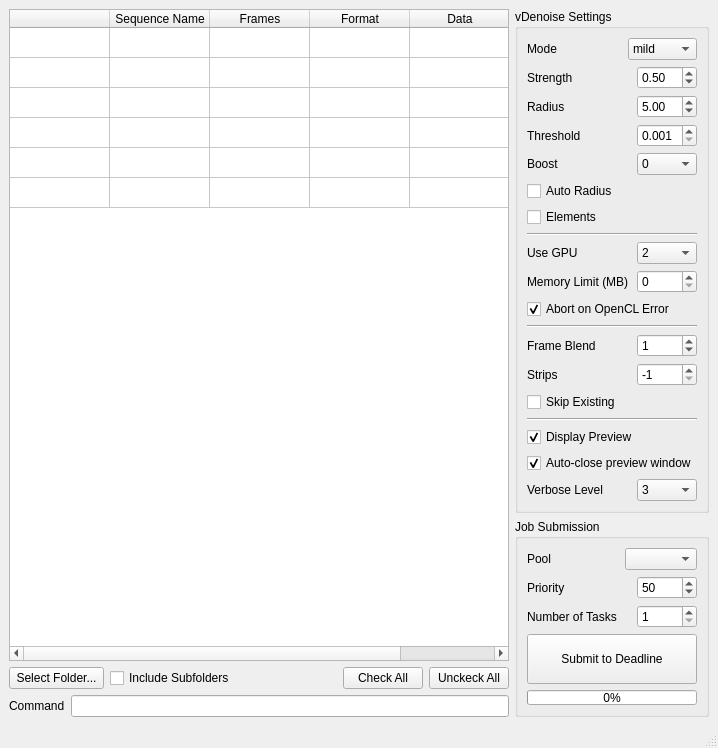
<?xml version="1.0" encoding="UTF-8"?>
<ui version="4.0">
 <class>MainWindow</class>
 <widget class="QMainWindow" name="MainWindow">
  <property name="geometry">
   <rect>
    <x>0</x>
    <y>0</y>
    <width>711</width>
    <height>709</height>
   </rect>
  </property>
  <property name="minimumSize">
   <size>
    <width>0</width>
    <height>0</height>
   </size>
  </property>
  <property name="maximumSize">
   <size>
    <width>16777215</width>
    <height>16777215</height>
   </size>
  </property>
  <property name="windowTitle">
   <string>V-Ray Denoise - Deadline Submission</string>
  </property>
  <widget class="QWidget" name="centralwidget">
   <layout class="QFormLayout" name="formLayout">
    <item row="0" column="0">
     <layout class="QVBoxLayout" name="verticalLayout_5">
      <item>
       <widget class="QTableWidget" name="table">
        <property name="sizePolicy">
         <sizepolicy hsizetype="Expanding" vsizetype="Expanding">
          <horstretch>0</horstretch>
          <verstretch>0</verstretch>
         </sizepolicy>
        </property>
        <property name="minimumSize">
         <size>
          <width>500</width>
          <height>0</height>
         </size>
        </property>
        <property name="selectionMode">
         <enum>QAbstractItemView::SingleSelection</enum>
        </property>
        <property name="selectionBehavior">
         <enum>QAbstractItemView::SelectRows</enum>
        </property>
        <property name="sortingEnabled">
         <bool>true</bool>
        </property>
        <attribute name="horizontalHeaderShowSortIndicator" stdset="0">
         <bool>true</bool>
        </attribute>
        <attribute name="horizontalHeaderStretchLastSection">
         <bool>false</bool>
        </attribute>
        <attribute name="verticalHeaderVisible">
         <bool>false</bool>
        </attribute>
        <row>
         <property name="text">
          <string>New Row</string>
         </property>
        </row>
        <row>
         <property name="text">
          <string>New Row</string>
         </property>
        </row>
        <row>
         <property name="text">
          <string>New Row</string>
         </property>
        </row>
        <row>
         <property name="text">
          <string>New Row</string>
         </property>
        </row>
        <row>
         <property name="text">
          <string>New Row</string>
         </property>
        </row>
        <row>
         <property name="text">
          <string>New Row</string>
         </property>
        </row>
        <column>
         <property name="text">
          <string/>
         </property>
        </column>
        <column>
         <property name="text">
          <string>Sequence Name</string>
         </property>
        </column>
        <column>
         <property name="text">
          <string>Frames</string>
         </property>
        </column>
        <column>
         <property name="text">
          <string>Format</string>
         </property>
        </column>
        <column>
         <property name="text">
          <string>Data</string>
         </property>
        </column>
       </widget>
      </item>
      <item>
       <layout class="QHBoxLayout" name="horizontalLayout_15">
        <item>
         <widget class="QPushButton" name="selectFolder">
          <property name="minimumSize">
           <size>
            <width>0</width>
            <height>0</height>
           </size>
          </property>
          <property name="text">
           <string> Select Folder... </string>
          </property>
         </widget>
        </item>
        <item>
         <widget class="QCheckBox" name="scanSubfolders">
          <property name="text">
           <string>Include Subfolders</string>
          </property>
         </widget>
        </item>
        <item>
         <spacer name="horizontalSpacer">
          <property name="orientation">
           <enum>Qt::Horizontal</enum>
          </property>
          <property name="sizeHint" stdset="0">
           <size>
            <width>40</width>
            <height>20</height>
           </size>
          </property>
         </spacer>
        </item>
        <item>
         <widget class="QPushButton" name="checkAll">
          <property name="text">
           <string>Check All</string>
          </property>
         </widget>
        </item>
        <item>
         <widget class="QPushButton" name="uncheckAll">
          <property name="text">
           <string>Unckeck All</string>
          </property>
         </widget>
        </item>
       </layout>
      </item>
      <item>
       <layout class="QHBoxLayout" name="horizontalLayout_14">
        <item>
         <widget class="QLabel" name="label_13">
          <property name="text">
           <string>Command</string>
          </property>
         </widget>
        </item>
        <item>
         <widget class="QLineEdit" name="command">
          <property name="readOnly">
           <bool>true</bool>
          </property>
         </widget>
        </item>
       </layout>
      </item>
     </layout>
    </item>
    <item row="0" column="1">
     <layout class="QVBoxLayout" name="verticalLayout_4">
      <item>
       <widget class="QGroupBox" name="groupBox">
        <property name="title">
         <string>vDenoise Settings</string>
        </property>
        <layout class="QVBoxLayout" name="verticalLayout_3">
         <item>
          <layout class="QVBoxLayout" name="verticalLayout" stretch="0,0,0,0,0,0,0,0,0,0,0,0,0,0,0,0,0,0,0">
           <item>
            <layout class="QHBoxLayout" name="horizontalLayout">
             <item>
              <widget class="QLabel" name="label">
               <property name="sizePolicy">
                <sizepolicy hsizetype="Maximum" vsizetype="Preferred">
                 <horstretch>0</horstretch>
                 <verstretch>0</verstretch>
                </sizepolicy>
               </property>
               <property name="text">
                <string>Mode</string>
               </property>
              </widget>
             </item>
             <item>
              <spacer name="horizontalSpacer_4">
               <property name="orientation">
                <enum>Qt::Horizontal</enum>
               </property>
               <property name="sizeHint" stdset="0">
                <size>
                 <width>40</width>
                 <height>20</height>
                </size>
               </property>
              </spacer>
             </item>
             <item>
              <widget class="QComboBox" name="mode">
               <property name="sizePolicy">
                <sizepolicy hsizetype="Preferred" vsizetype="Fixed">
                 <horstretch>0</horstretch>
                 <verstretch>0</verstretch>
                </sizepolicy>
               </property>
               <property name="minimumSize">
                <size>
                 <width>60</width>
                 <height>0</height>
                </size>
               </property>
               <property name="currentIndex">
                <number>2</number>
               </property>
               <item>
                <property name="text">
                 <string>strong</string>
                </property>
               </item>
               <item>
                <property name="text">
                 <string>default</string>
                </property>
               </item>
               <item>
                <property name="text">
                 <string>mild</string>
                </property>
               </item>
               <item>
                <property name="text">
                 <string>custom</string>
                </property>
               </item>
              </widget>
             </item>
            </layout>
           </item>
           <item>
            <layout class="QHBoxLayout" name="horizontalLayout_5">
             <item>
              <widget class="QLabel" name="label_5">
               <property name="text">
                <string>Strength</string>
               </property>
              </widget>
             </item>
             <item>
              <spacer name="horizontalSpacer_6">
               <property name="orientation">
                <enum>Qt::Horizontal</enum>
               </property>
               <property name="sizeHint" stdset="0">
                <size>
                 <width>40</width>
                 <height>20</height>
                </size>
               </property>
              </spacer>
             </item>
             <item>
              <widget class="QDoubleSpinBox" name="strength">
               <property name="minimumSize">
                <size>
                 <width>60</width>
                 <height>0</height>
                </size>
               </property>
               <property name="accessibleName">
                <string/>
               </property>
               <property name="minimum">
                <double>0.100000000000000</double>
               </property>
               <property name="maximum">
                <double>10.000000000000000</double>
               </property>
               <property name="singleStep">
                <double>0.100000000000000</double>
               </property>
               <property name="value">
                <double>0.500000000000000</double>
               </property>
              </widget>
             </item>
            </layout>
           </item>
           <item>
            <layout class="QHBoxLayout" name="horizontalLayout_6">
             <item>
              <widget class="QLabel" name="label_6">
               <property name="text">
                <string>Radius</string>
               </property>
              </widget>
             </item>
             <item>
              <spacer name="horizontalSpacer_7">
               <property name="orientation">
                <enum>Qt::Horizontal</enum>
               </property>
               <property name="sizeHint" stdset="0">
                <size>
                 <width>40</width>
                 <height>20</height>
                </size>
               </property>
              </spacer>
             </item>
             <item>
              <widget class="QDoubleSpinBox" name="radius">
               <property name="minimumSize">
                <size>
                 <width>60</width>
                 <height>0</height>
                </size>
               </property>
               <property name="minimum">
                <double>0.010000000000000</double>
               </property>
               <property name="maximum">
                <double>50.000000000000000</double>
               </property>
               <property name="value">
                <double>5.000000000000000</double>
               </property>
              </widget>
             </item>
            </layout>
           </item>
           <item>
            <layout class="QHBoxLayout" name="horizontalLayout_9">
             <item>
              <widget class="QLabel" name="label_9">
               <property name="text">
                <string>Threshold</string>
               </property>
              </widget>
             </item>
             <item>
              <spacer name="horizontalSpacer_10">
               <property name="orientation">
                <enum>Qt::Horizontal</enum>
               </property>
               <property name="sizeHint" stdset="0">
                <size>
                 <width>40</width>
                 <height>20</height>
                </size>
               </property>
              </spacer>
             </item>
             <item>
              <widget class="QDoubleSpinBox" name="threshold">
               <property name="minimumSize">
                <size>
                 <width>60</width>
                 <height>0</height>
                </size>
               </property>
               <property name="decimals">
                <number>3</number>
               </property>
               <property name="minimum">
                <double>0.001000000000000</double>
               </property>
               <property name="maximum">
                <double>1.000000000000000</double>
               </property>
               <property name="singleStep">
                <double>0.001000000000000</double>
               </property>
               <property name="value">
                <double>0.001000000000000</double>
               </property>
              </widget>
             </item>
            </layout>
           </item>
           <item>
            <layout class="QHBoxLayout" name="horizontalLayout_2">
             <item>
              <widget class="QLabel" name="label_2">
               <property name="sizePolicy">
                <sizepolicy hsizetype="Maximum" vsizetype="Preferred">
                 <horstretch>0</horstretch>
                 <verstretch>0</verstretch>
                </sizepolicy>
               </property>
               <property name="text">
                <string>Boost</string>
               </property>
              </widget>
             </item>
             <item>
              <spacer name="horizontalSpacer_3">
               <property name="orientation">
                <enum>Qt::Horizontal</enum>
               </property>
               <property name="sizeHint" stdset="0">
                <size>
                 <width>40</width>
                 <height>20</height>
                </size>
               </property>
              </spacer>
             </item>
             <item>
              <widget class="QComboBox" name="boost">
               <property name="sizePolicy">
                <sizepolicy hsizetype="Preferred" vsizetype="Fixed">
                 <horstretch>0</horstretch>
                 <verstretch>0</verstretch>
                </sizepolicy>
               </property>
               <property name="minimumSize">
                <size>
                 <width>60</width>
                 <height>0</height>
                </size>
               </property>
               <item>
                <property name="text">
                 <string>0</string>
                </property>
               </item>
               <item>
                <property name="text">
                 <string>1</string>
                </property>
               </item>
               <item>
                <property name="text">
                 <string>2</string>
                </property>
               </item>
              </widget>
             </item>
            </layout>
           </item>
           <item>
            <widget class="QCheckBox" name="autoRadius">
             <property name="text">
              <string>Auto Radius</string>
             </property>
            </widget>
           </item>
           <item>
            <widget class="QCheckBox" name="elements">
             <property name="text">
              <string>Elements</string>
             </property>
             <property name="checked">
              <bool>false</bool>
             </property>
            </widget>
           </item>
           <item>
            <widget class="Line" name="line">
             <property name="orientation">
              <enum>Qt::Horizontal</enum>
             </property>
            </widget>
           </item>
           <item>
            <layout class="QHBoxLayout" name="horizontalLayout_3">
             <item>
              <widget class="QLabel" name="label_3">
               <property name="sizePolicy">
                <sizepolicy hsizetype="Maximum" vsizetype="Preferred">
                 <horstretch>0</horstretch>
                 <verstretch>0</verstretch>
                </sizepolicy>
               </property>
               <property name="text">
                <string>Use GPU</string>
               </property>
              </widget>
             </item>
             <item>
              <spacer name="horizontalSpacer_2">
               <property name="orientation">
                <enum>Qt::Horizontal</enum>
               </property>
               <property name="sizeHint" stdset="0">
                <size>
                 <width>40</width>
                 <height>20</height>
                </size>
               </property>
              </spacer>
             </item>
             <item>
              <widget class="QComboBox" name="useGpu">
               <property name="minimumSize">
                <size>
                 <width>60</width>
                 <height>0</height>
                </size>
               </property>
               <property name="currentIndex">
                <number>2</number>
               </property>
               <item>
                <property name="text">
                 <string>0</string>
                </property>
               </item>
               <item>
                <property name="text">
                 <string>1</string>
                </property>
               </item>
               <item>
                <property name="text">
                 <string>2</string>
                </property>
               </item>
              </widget>
             </item>
            </layout>
           </item>
           <item>
            <layout class="QHBoxLayout" name="horizontalLayout_10">
             <item>
              <widget class="QLabel" name="label_10">
               <property name="text">
                <string>Memory Limit (MB)</string>
               </property>
              </widget>
             </item>
             <item>
              <spacer name="horizontalSpacer_11">
               <property name="orientation">
                <enum>Qt::Horizontal</enum>
               </property>
               <property name="sizeHint" stdset="0">
                <size>
                 <width>40</width>
                 <height>20</height>
                </size>
               </property>
              </spacer>
             </item>
             <item>
              <widget class="QSpinBox" name="memLimit">
               <property name="minimumSize">
                <size>
                 <width>60</width>
                 <height>0</height>
                </size>
               </property>
               <property name="maximum">
                <number>10000000</number>
               </property>
               <property name="singleStep">
                <number>1000</number>
               </property>
              </widget>
             </item>
            </layout>
           </item>
           <item>
            <widget class="QCheckBox" name="abortOnOpenCLError">
             <property name="text">
              <string>Abort on OpenCL Error</string>
             </property>
             <property name="checked">
              <bool>true</bool>
             </property>
            </widget>
           </item>
           <item>
            <widget class="Line" name="line_2">
             <property name="orientation">
              <enum>Qt::Horizontal</enum>
             </property>
            </widget>
           </item>
           <item>
            <layout class="QHBoxLayout" name="horizontalLayout_7">
             <item>
              <widget class="QLabel" name="label_7">
               <property name="text">
                <string>Frame Blend</string>
               </property>
              </widget>
             </item>
             <item>
              <spacer name="horizontalSpacer_8">
               <property name="orientation">
                <enum>Qt::Horizontal</enum>
               </property>
               <property name="sizeHint" stdset="0">
                <size>
                 <width>40</width>
                 <height>20</height>
                </size>
               </property>
              </spacer>
             </item>
             <item>
              <widget class="QSpinBox" name="frameBlend">
               <property name="minimumSize">
                <size>
                 <width>60</width>
                 <height>0</height>
                </size>
               </property>
               <property name="value">
                <number>1</number>
               </property>
              </widget>
             </item>
            </layout>
           </item>
           <item>
            <layout class="QHBoxLayout" name="horizontalLayout_8">
             <item>
              <widget class="QLabel" name="label_8">
               <property name="text">
                <string>Strips</string>
               </property>
              </widget>
             </item>
             <item>
              <spacer name="horizontalSpacer_9">
               <property name="orientation">
                <enum>Qt::Horizontal</enum>
               </property>
               <property name="sizeHint" stdset="0">
                <size>
                 <width>40</width>
                 <height>20</height>
                </size>
               </property>
              </spacer>
             </item>
             <item>
              <widget class="QSpinBox" name="strips">
               <property name="minimumSize">
                <size>
                 <width>60</width>
                 <height>0</height>
                </size>
               </property>
               <property name="minimum">
                <number>-1</number>
               </property>
               <property name="value">
                <number>-1</number>
               </property>
              </widget>
             </item>
            </layout>
           </item>
           <item>
            <widget class="QCheckBox" name="skipExisting">
             <property name="text">
              <string>Skip Existing</string>
             </property>
             <property name="checked">
              <bool>false</bool>
             </property>
            </widget>
           </item>
           <item>
            <widget class="Line" name="line_3">
             <property name="orientation">
              <enum>Qt::Horizontal</enum>
             </property>
            </widget>
           </item>
           <item>
            <widget class="QCheckBox" name="display">
             <property name="text">
              <string>Display Preview</string>
             </property>
             <property name="checked">
              <bool>true</bool>
             </property>
            </widget>
           </item>
           <item>
            <widget class="QCheckBox" name="autoClose">
             <property name="text">
              <string>Auto-close preview window</string>
             </property>
             <property name="checked">
              <bool>true</bool>
             </property>
            </widget>
           </item>
           <item>
            <layout class="QHBoxLayout" name="horizontalLayout_4">
             <item>
              <widget class="QLabel" name="label_4">
               <property name="text">
                <string>Verbose Level</string>
               </property>
              </widget>
             </item>
             <item>
              <spacer name="horizontalSpacer_5">
               <property name="orientation">
                <enum>Qt::Horizontal</enum>
               </property>
               <property name="sizeHint" stdset="0">
                <size>
                 <width>40</width>
                 <height>20</height>
                </size>
               </property>
              </spacer>
             </item>
             <item>
              <widget class="QComboBox" name="verboseLevel">
               <property name="minimumSize">
                <size>
                 <width>60</width>
                 <height>0</height>
                </size>
               </property>
               <property name="currentIndex">
                <number>3</number>
               </property>
               <item>
                <property name="text">
                 <string>0</string>
                </property>
               </item>
               <item>
                <property name="text">
                 <string>1</string>
                </property>
               </item>
               <item>
                <property name="text">
                 <string>2</string>
                </property>
               </item>
               <item>
                <property name="text">
                 <string>3</string>
                </property>
               </item>
               <item>
                <property name="text">
                 <string>4</string>
                </property>
               </item>
              </widget>
             </item>
            </layout>
           </item>
          </layout>
         </item>
        </layout>
        <zorder></zorder>
       </widget>
      </item>
      <item>
       <widget class="QGroupBox" name="groupBox_2">
        <property name="title">
         <string>Job Submission</string>
        </property>
        <layout class="QVBoxLayout" name="verticalLayout_2">
         <item>
          <layout class="QHBoxLayout" name="horizontalLayout_11">
           <item>
            <widget class="QLabel" name="label_11">
             <property name="text">
              <string>Pool</string>
             </property>
            </widget>
           </item>
           <item>
            <spacer name="horizontalSpacer_12">
             <property name="orientation">
              <enum>Qt::Horizontal</enum>
             </property>
             <property name="sizeHint" stdset="0">
              <size>
               <width>40</width>
               <height>20</height>
              </size>
             </property>
            </spacer>
           </item>
           <item>
            <widget class="QComboBox" name="pools">
             <property name="minimumSize">
              <size>
               <width>60</width>
               <height>0</height>
              </size>
             </property>
            </widget>
           </item>
          </layout>
         </item>
         <item>
          <layout class="QHBoxLayout" name="horizontalLayout_12">
           <item>
            <widget class="QLabel" name="label_12">
             <property name="text">
              <string>Priority</string>
             </property>
            </widget>
           </item>
           <item>
            <spacer name="horizontalSpacer_13">
             <property name="orientation">
              <enum>Qt::Horizontal</enum>
             </property>
             <property name="sizeHint" stdset="0">
              <size>
               <width>40</width>
               <height>20</height>
              </size>
             </property>
            </spacer>
           </item>
           <item>
            <widget class="QSpinBox" name="priority">
             <property name="minimumSize">
              <size>
               <width>60</width>
               <height>0</height>
              </size>
             </property>
             <property name="minimum">
              <number>1</number>
             </property>
             <property name="maximum">
              <number>100</number>
             </property>
             <property name="value">
              <number>50</number>
             </property>
            </widget>
           </item>
          </layout>
         </item>
         <item>
          <layout class="QHBoxLayout" name="horizontalLayout_13">
           <item>
            <widget class="QLabel" name="label_14">
             <property name="text">
              <string>Number of Tasks</string>
             </property>
            </widget>
           </item>
           <item>
            <spacer name="horizontalSpacer_14">
             <property name="orientation">
              <enum>Qt::Horizontal</enum>
             </property>
             <property name="sizeHint" stdset="0">
              <size>
               <width>40</width>
               <height>20</height>
              </size>
             </property>
            </spacer>
           </item>
           <item>
            <widget class="QSpinBox" name="tasks">
             <property name="minimumSize">
              <size>
               <width>60</width>
               <height>0</height>
              </size>
             </property>
             <property name="minimum">
              <number>1</number>
             </property>
             <property name="maximum">
              <number>300</number>
             </property>
             <property name="value">
              <number>1</number>
             </property>
            </widget>
           </item>
          </layout>
         </item>
         <item>
          <widget class="QPushButton" name="submit">
           <property name="minimumSize">
            <size>
             <width>0</width>
             <height>50</height>
            </size>
           </property>
           <property name="text">
            <string>Submit to Deadline</string>
           </property>
          </widget>
         </item>
         <item>
          <widget class="QProgressBar" name="progressBar">
           <property name="maximumSize">
            <size>
             <width>16777215</width>
             <height>15</height>
            </size>
           </property>
           <property name="value">
            <number>0</number>
           </property>
          </widget>
         </item>
        </layout>
       </widget>
      </item>
     </layout>
    </item>
   </layout>
  </widget>
  <widget class="QMenuBar" name="menubar">
   <property name="geometry">
    <rect>
     <x>0</x>
     <y>0</y>
     <width>711</width>
     <height>21</height>
    </rect>
   </property>
  </widget>
  <widget class="QStatusBar" name="statusbar"/>
 </widget>
 <resources/>
 <connections/>
</ui>
